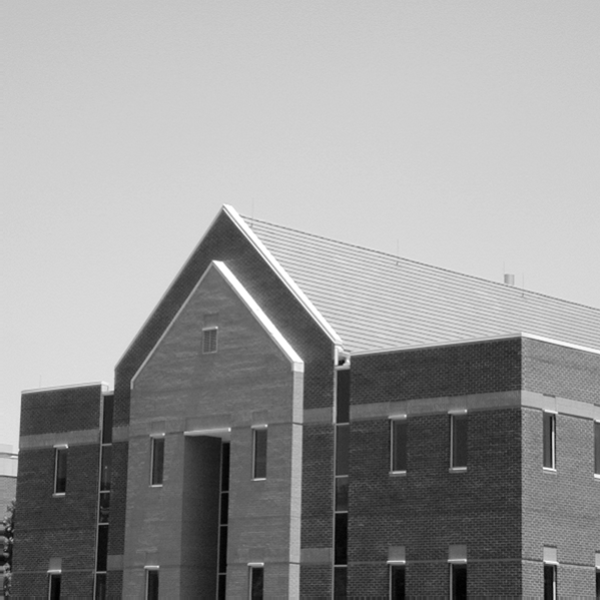
%> input picture 数字图像处理技术/E4_图像分割/bld.png, 600 x 600 px
$ octave T3.m   (GNU Octave 9; MATLAB toolbox functions it lacks are replaced by stand-ins)
%> lines starting %> are read from the running program, lines starting %| are printed output that depends on the picture; in (x1, y1, x2, y2) boxes, pixels count from 0 and x2, y2 are one past the last pixel; in counts of white or black regions, pixels touching at a corner belong together; the program's own positions count from 1
% 边缘检测算子性能对比实验

% 1）读图像，并进行数据类型的转换
I = imread('bld.png');
%> I is the input picture: size 600x600x3 uint8; min 0, max 255, mean 152.8
I = im2double(rgb2gray(I));
%> I: size 600x600 double

% 2）用不同的算子进行边缘检测
[BW1, tp] = edge(I, 'prewitt');
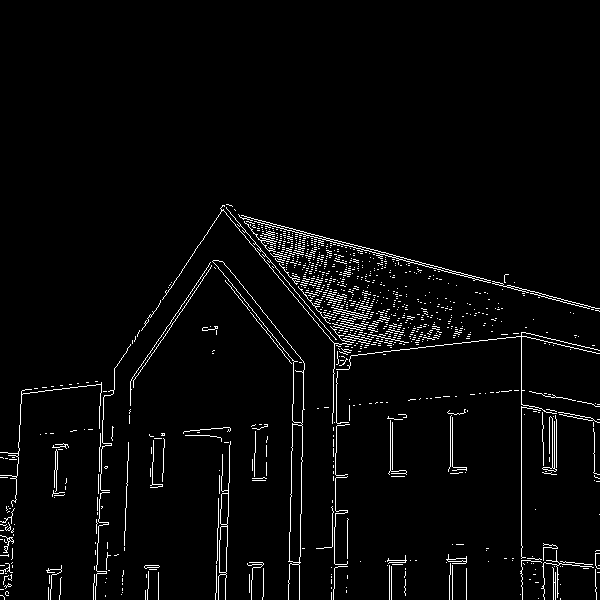
%> BW1: size 600x600 logical; 3% white in thin lines or dots, all inside (x1, y1, x2, y2) = (0, 204, 600, 600)
%> tp = 0.0656
[BW2, tc] = edge(I, 'canny');
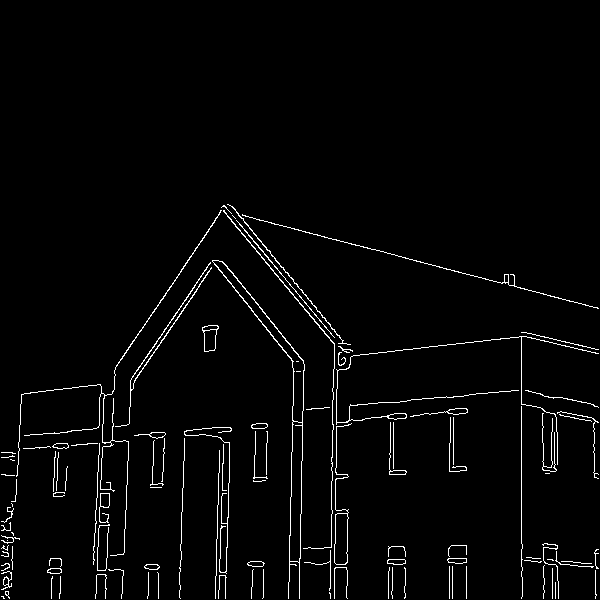
%> BW2: size 600x600 logical; 2.5% white in thin lines or dots, all inside (x1, y1, x2, y2) = (1, 204, 599, 599)
%> tc = [0.0805 0.201]
[BW3, ts] = edge(I, 'sobel');
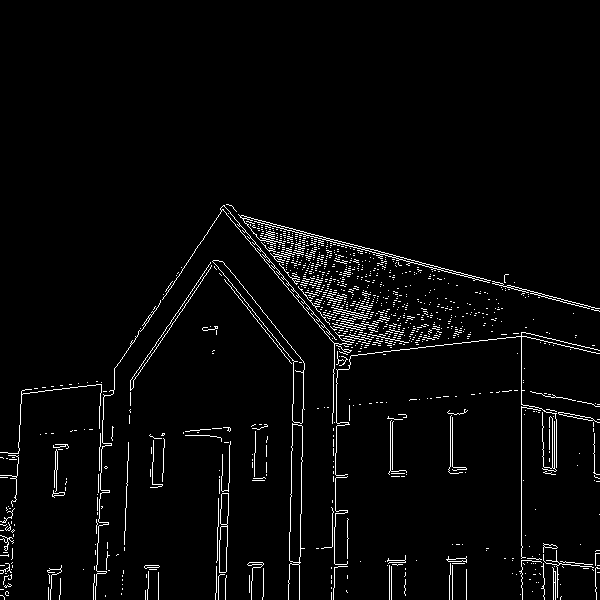
%> BW3: size 600x600 logical; 3% white in thin lines or dots, all inside (x1, y1, x2, y2) = (0, 204, 600, 600)
%> ts = 0.0669
[BW4, tr] = edge(I, 'roberts');
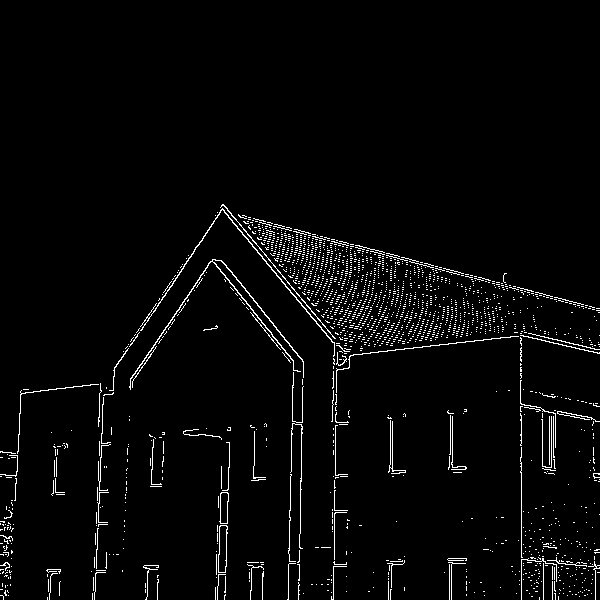
%> BW4: size 600x600 logical; 3% white in thin lines or dots, all inside (x1, y1, x2, y2) = (0, 204, 600, 600)
%> tr = 0.0748
[BW5, tl] = edge(I, 'log');
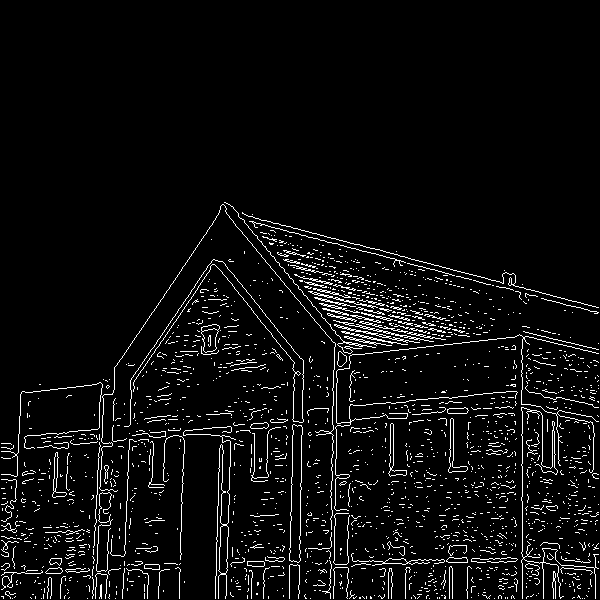
%> BW5: size 600x600 logical; 5.1% white in thin lines or dots, all inside (x1, y1, x2, y2) = (1, 202, 599, 599)
%> tl = 0.00203

% 3）显示结果 - 使用子图进行更好的可视化对比
figure('Name', '边缘检测算子对比', 'Position', [100, 100, 1000, 600]);

subplot(2, 3, 1);
imshow(I);
title('原图');

subplot(2, 3, 2);
imshow(BW1);
title('Prewitt算子');

subplot(2, 3, 3);
imshow(BW2);
title('Canny算子');

subplot(2, 3, 4);
imshow(BW3);
title('Sobel算子');

subplot(2, 3, 5);
imshow(BW4);
title('Roberts算子');

subplot(2, 3, 6);
imshow(BW5);
title('LoG算子');

% 4）算子性能分析
% 计算每种算子检测到的边缘像素数量
prewitt_pixels = sum(BW1(:));
%> prewitt_pixels = 10864
canny_pixels = sum(BW2(:));
%> canny_pixels = 9074
sobel_pixels = sum(BW3(:));
%> sobel_pixels = 10915
roberts_pixels = sum(BW4(:));
%> roberts_pixels = 10744
log_pixels = sum(BW5(:));
%> log_pixels = 18337

% 显示边缘像素数量对比
figure('Name', '边缘检测算子性能对比');
bar([prewitt_pixels, canny_pixels, sobel_pixels, roberts_pixels, log_pixels]);
set(gca, 'XTickLabel', {'Prewitt', 'Canny', 'Sobel', 'Roberts', 'LoG'});
title('各算子检测到的边缘像素数量');
ylabel('边缘像素数量');
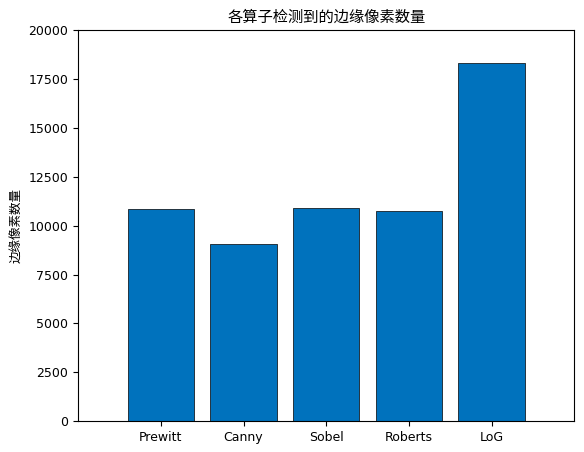
%> figure redrawn from the program's plot data; tallest bar 18337 high, from x = 4.6 to 5.4

$ run again, with 数字图像处理技术/E4_图像分割/fingerprint.tif saved as 数字图像处理技术/E4_图像分割/bld.png
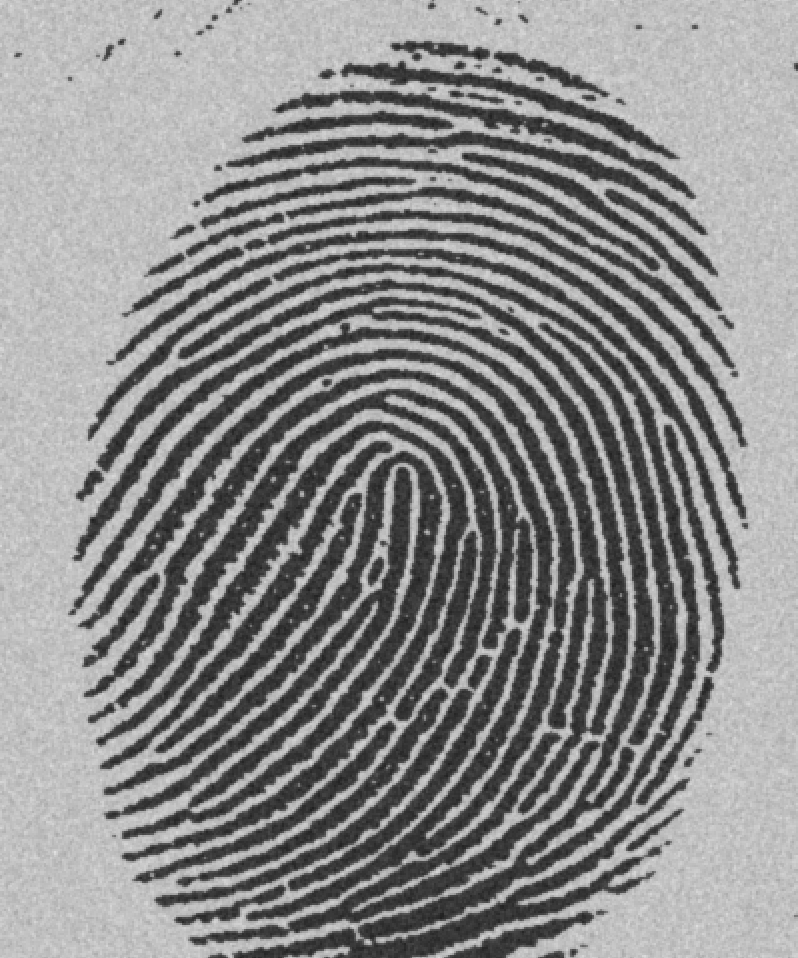
%> input picture 数字图像处理技术/E4_图像分割/fingerprint.tif, 798 x 958 px
%> I is the input picture: size 958x798 uint8; min 29, max 224, mean 140
%> I: size 958x798 double
%> `[BW1, tp] = edge(I, 'prewitt');`:
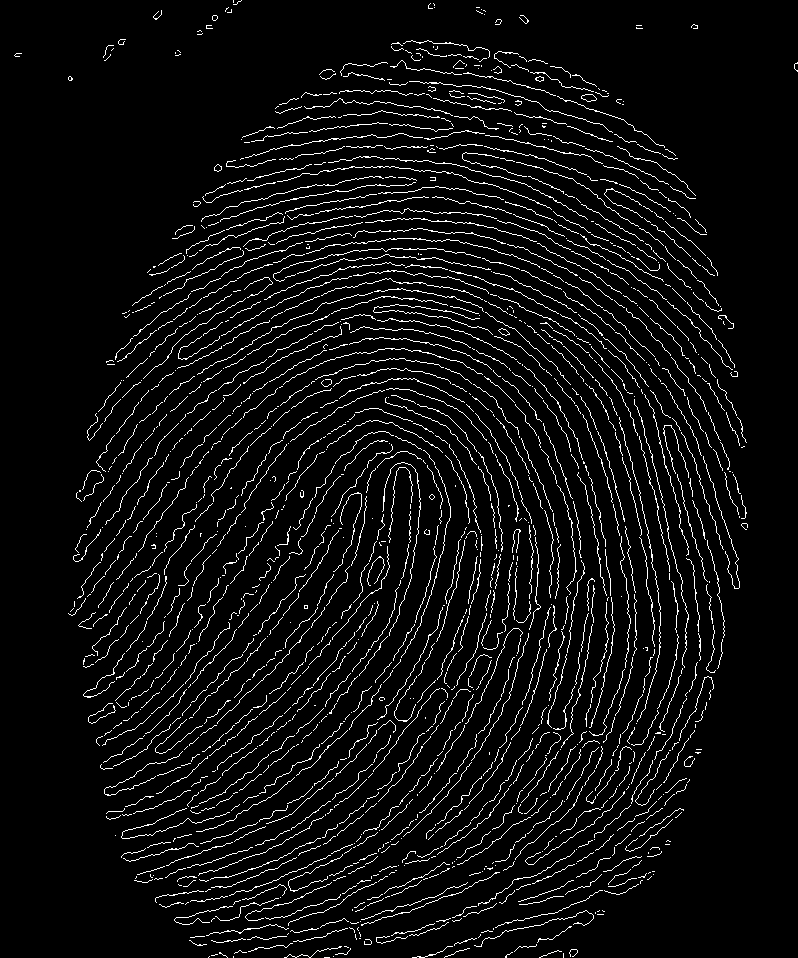
%> BW1: size 958x798 logical; 5.6% white in thin lines or dots
%> tp = 0.13
%> BW2: size 958x798 logical; 7.2% white in thin lines or dots
%> tc = [0.152 0.381]
%> BW3: size 958x798 logical; 5.7% white in thin lines or dots
%> ts = 0.131
%> BW4: size 958x798 logical; 7% white in thin lines or dots
%> tr = 0.163
%> BW5: size 958x798 logical; 5.9% white in thin lines or dots
%> tl = 0.00902
%> prewitt_pixels = 42641
%> canny_pixels = 54937
%> sobel_pixels = 43337
%> roberts_pixels = 53621
%> log_pixels = 45314
%> `ylabel('边缘像素数量');`:
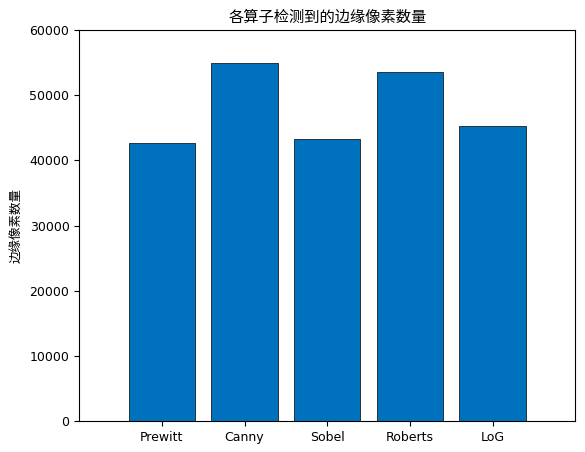
%> figure redrawn from the program's plot data; tallest bar 54937 high, from x = 1.6 to 2.4
